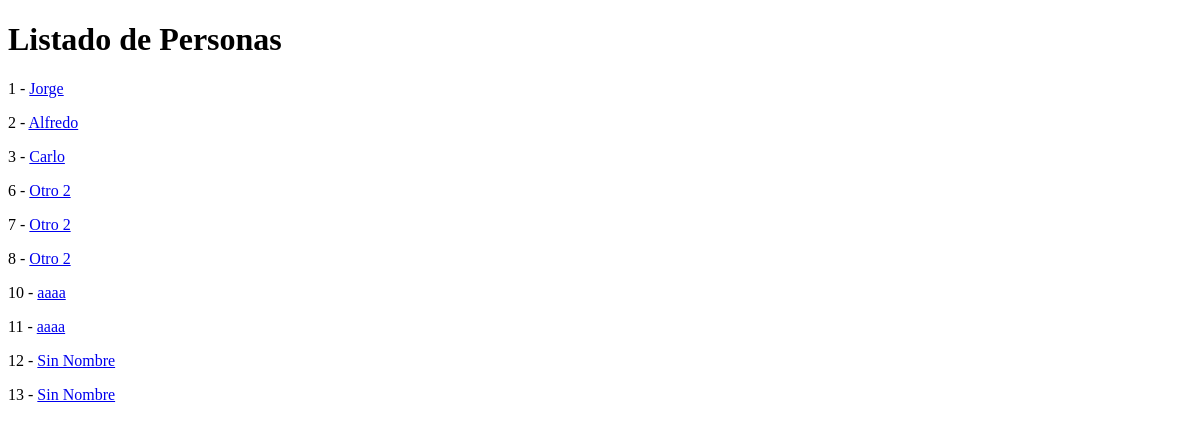
The page /personas/ on the database as committed earlier.
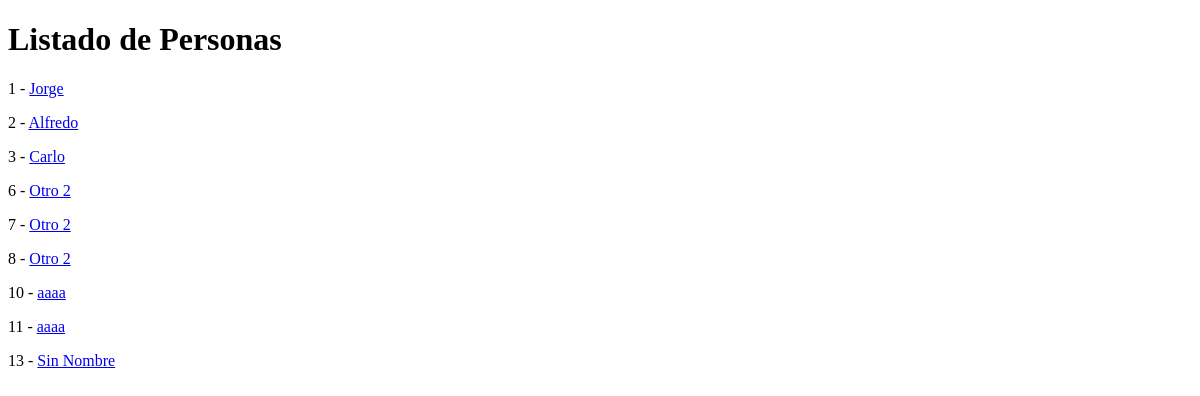
The same page on the database as committed later.
### personas/models.py (models this page shows)
class Persona(models.Model):
    nombres   = models.TextField(max_length=100)
    apellidos = models.TextField(max_length=100)
    edad      = models.IntegerField(blank=True)
    donador   = models.BooleanField()
    def get_absolute_url(self):
        return reverse('personas:persona-detail', kwargs={'pk' : self.id})

### personas/views.py (the view)
# urls.py: path('', PersonaListView.as_view(), name = 'persona-list'),
class PersonaListView(ListView):
    model = Persona
    queryset = Persona.objects.filter(edad__lte='40')

### personas/templates/personas/persona_list.html (shortened to what this page needs)
{% extends 'base.html' %}
{% block body %}
<h1> Listado de Personas</h1>
{% for instance in object_list %}
    <p>
        {{instance.id}} -
        <a href='{{ instance.get_absolute_url }}'> {{ instance.nombres }}</a>
    </p>
{% endfor %}
{% endblock %}

### templates/base.html (shortened to what this page needs)
<!DOCTYPE html>
<html>
    <head>
    </head>
    <body>
        {% block body %}
        {% endblock %}
    </body>
</html>

Rows that differ between the two databases and show on the page:
removed Persona: id "12", nombres "Sin Nombre"
